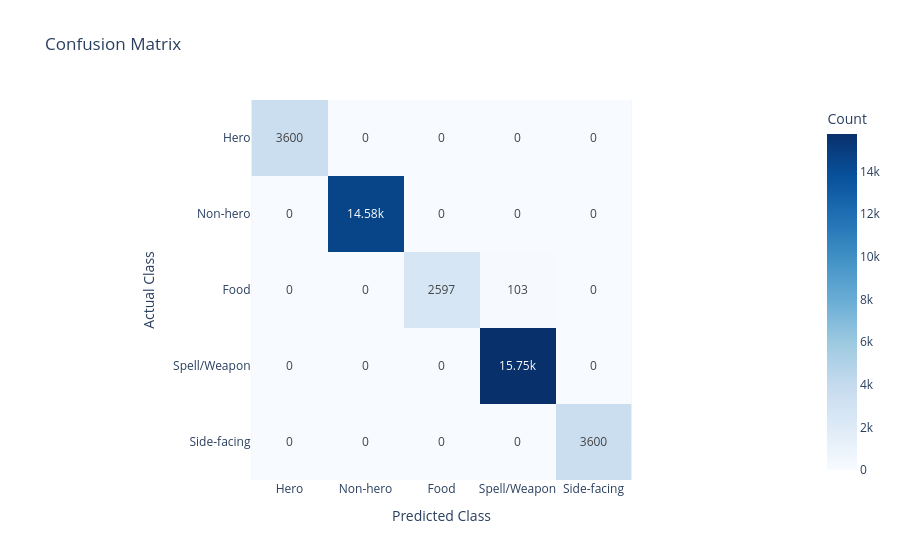

Here is the notebook cell this chart was saved with:
### Code cell
model.eval()

all_preds = []
all_targets = []

with torch.no_grad():
    for images, labels in valid_loader:
        images = images.to(device)
        
        outputs = model(images)
        preds = outputs.argmax(dim=1).cpu()
        
        all_preds.extend(preds.numpy())
        all_targets.extend(labels.numpy())

all_preds = np.array(all_preds)
all_targets = np.array(all_targets)

class_names = ['Hero', 'Non-hero', 'Food', 'Spell/Weapon', 'Side-facing']

acc = accuracy_score(all_targets, all_preds)
macro_f1 = f1_score(all_targets, all_preds, average='macro')
weighted_f1 = f1_score(all_targets, all_preds, average='weighted')

print(f"Accuracy: {acc}")
print(f"Macro F1-Score: {macro_f1}")
print(f"Weighted F1-Score: {weighted_f1}\n")

print(classification_report(all_targets, all_preds, target_names=class_names, digits=4))

cm = confusion_matrix(all_targets, all_preds)

fig_cm = px.imshow(
    cm,
    text_auto=True,
    labels=dict(x="Predicted Class", y="Actual Class", color="Count"),
    x=class_names,
    y=class_names,
    color_continuous_scale='Blues',
    title="Confusion Matrix"
)

fig_cm.update_layout(
    xaxis_title="Predicted Class",
    yaxis_title="Actual Class"
)
fig_cm.show()

### Figure 1 — Plotly figure (JSON) as saved in the notebook; plotly's stock layout.template omitted (floating-point values rounded to 4 significant figures)
{"data": [{"coloraxis": "coloraxis", "hovertemplate": "Predicted Class: %{x}<br>Actual Class: %{y}<br>Count: %{z}<extra></extra>", "name": "0", "texttemplate": "%{z}", "type": "heatmap", "x": ["Hero", "Non-hero", "Food", "Spell/Weapon", "Side-facing"], "xaxis": "x", "y": ["Hero", "Non-hero", "Food", "Spell/Weapon", "Side-facing"], "yaxis": "y", "z": [[3600, 0, 0, 0, 0], [0, 14580, 0, 0, 0], [0, 0, 2597, 103, 0], [0, 0, 0, 15750, 0], [0, 0, 0, 0, 3600]]}], "layout": {"coloraxis": {"colorbar": {"title": {"text": "Count"}}, "colorscale": [[0, "rgb(247,251,255)"], [0.125, "rgb(222,235,247)"], [0.25, "rgb(198,219,239)"], [0.375, "rgb(158,202,225)"], [0.5, "rgb(107,174,214)"], [0.625, "rgb(66,146,198)"], [0.75, "rgb(33,113,181)"], [0.875, "rgb(8,81,156)"], [1, "rgb(8,48,107)"]]}, "title": {"text": "Confusion Matrix"}, "xaxis": {"anchor": "y", "constrain": "domain", "domain": [0, 1], "scaleanchor": "y", "title": {"text": "Predicted Class"}}, "yaxis": {"anchor": "x", "autorange": "reversed", "constrain": "domain", "domain": [0, 1], "title": {"text": "Actual Class"}}}}
